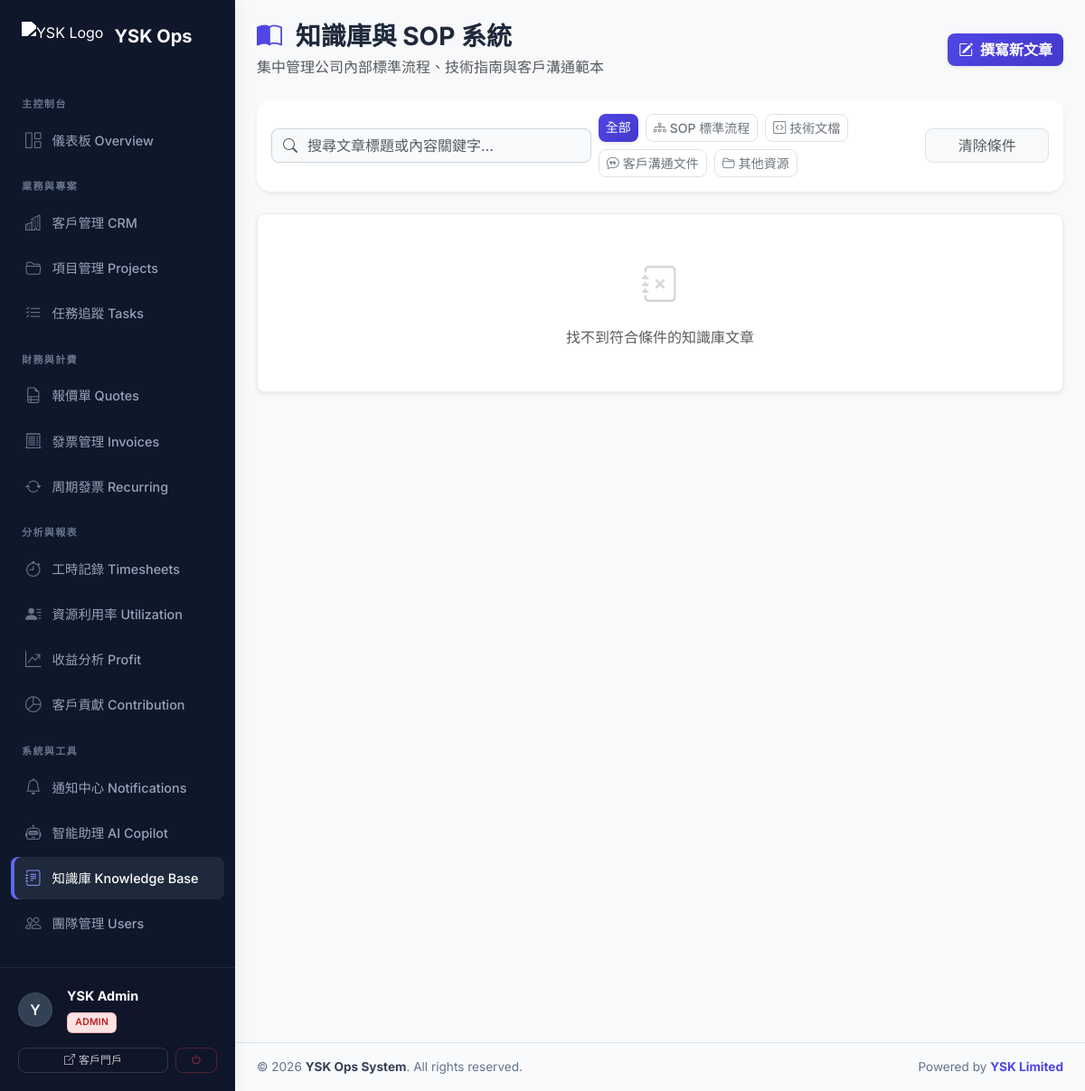
Page /knowledge_base.php (signed in) on the earlier database version.
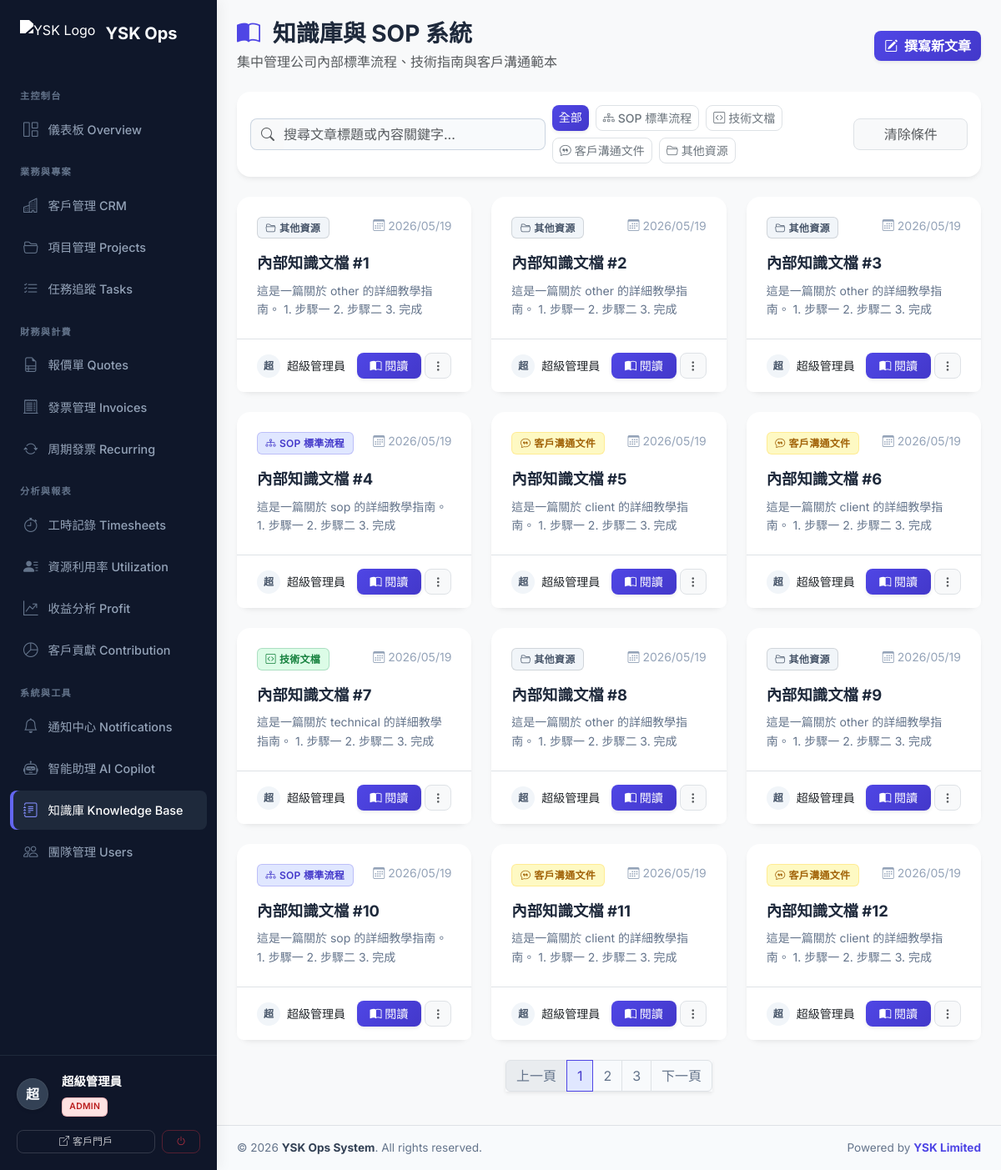
Same page on the later database version.
### tables this page shows
CREATE TABLE knowledge_base (
    id INT AUTO_INCREMENT PRIMARY KEY,
    title VARCHAR(200) NOT NULL,
    content TEXT NOT NULL,
    category ENUM('sop', 'technical', 'client', 'other') DEFAULT 'other',
    created_by INT,
    created_at TIMESTAMP DEFAULT CURRENT_TIMESTAMP,
    FOREIGN KEY (created_by) REFERENCES users(id) ON DELETE SET NULL,
    FULLTEXT KEY ft_knowledge (title, content)
);

CREATE TABLE users (
    id INT AUTO_INCREMENT PRIMARY KEY,
    username VARCHAR(50) UNIQUE NOT NULL,
    password_hash VARCHAR(255) NOT NULL,
    full_name VARCHAR(100) NOT NULL,
    email VARCHAR(100) UNIQUE NOT NULL,
    role ENUM('admin', 'pm', 'developer', 'finance', 'viewer') DEFAULT 'viewer',
    phone VARCHAR(20),
    avatar VARCHAR(255),
    is_active BOOLEAN DEFAULT TRUE,
    created_at TIMESTAMP DEFAULT CURRENT_TIMESTAMP,
    updated_at TIMESTAMP DEFAULT CURRENT_TIMESTAMP ON UPDATE CURRENT_TIMESTAMP
);

### includes/db.php (called while the page is built, shortened)
<?php
function get_db_connection() {
    static $pdo = null;
    if ($pdo === null) {
        try {
            $dsn = "mysql:host=" . DB_HOST . ";dbname=" . DB_NAME . ";charset=" . DB_CHAR;
            $pdo = new PDO($dsn, DB_USER, DB_PASS, [
                PDO::ATTR_ERRMODE => PDO::ERRMODE_EXCEPTION,
                PDO::ATTR_DEFAULT_FETCH_MODE => PDO::FETCH_ASSOC,
                PDO::ATTR_EMULATE_PREPARES => false,
            ]);
        } catch (PDOException $e) {
            die("Database connection failed: " . $e->getMessage() . "<br>Please check config.php and run database.sql first.");
        }
    }
    return $pdo;
}
function db_query($sql, $params = []) {
    $pdo = get_db_connection();
    $stmt = $pdo->prepare($sql);
    $stmt->execute($params);
    return $stmt;
}
function db_fetch_all($sql, $params = []) {
    return db_query($sql, $params)->fetchAll();
}
?>

### knowledge_base.php (the view, shortened to what the rows shown need)
<?php
require_once 'includes/db.php';
$current_user_id = $_SESSION['user_id'];
$is_management = has_role('admin') || has_role('pm');
$page = max(1, (int)($_GET['page'] ?? 1));
$per_page = 12;
$offset = ($page - 1) * $per_page;
$where_clauses = ["1=1"];
$params = [];
$where_sql = implode(" AND ", $where_clauses);
$sql = "SELECT k.*, u.full_name as author
        FROM knowledge_base k
        LEFT JOIN users u ON k.created_by = u.id
        WHERE $where_sql
        ORDER BY k.created_at DESC
        LIMIT $per_page OFFSET $offset";
$articles = db_fetch_all($sql, $params);
$categories = [
    'sop' => ['label' => 'SOP 標準流程', 'color' => 'primary', 'icon' => 'bi-diagram-3'],
    'technical' => ['label' => '技術文檔', 'color' => 'success', 'icon' => 'bi-code-square'],
    'client' => ['label' => '客戶溝通文件', 'color' => 'warning', 'icon' => 'bi-chat-quote'],
    'other' => ['label' => '其他資源', 'color' => 'secondary', 'icon' => 'bi-folder2-open']
];
?>
<?php include 'includes/header.php'; ?>
<div class="d-flex align-items-stretch" style="min-height: 100vh; width: 100%;">
    <div class="flex-grow-1 d-flex flex-column" style="background-color: #f8f9fa; min-width: 0;">
        <div class="p-3 p-md-4 flex-grow-1">
            <div class="d-flex flex-column flex-md-row justify-content-between align-items-md-center mb-4 gap-3">
                <div class="d-flex align-items-center">
                    <div>
                        <h2 class="h3 fw-bold mb-1 text-slate-800">
                            <i class="bi bi-book-half me-2 text-primary"></i> 知識庫與 SOP 系統
                        </h2>
                    </div>
                </div>
            </div>
            <div class="row g-4 mb-4">
                <?php foreach ($articles as $a):
                    $cat_info = $categories[$a['category']] ?? $categories['other'];
                    $avatar_char = mb_substr($a['author'] ?? 'U', 0, 1, 'UTF-8');
                    $can_edit = ($a['created_by'] == $current_user_id || $is_management);
                ?>
                <div class="col-md-6 col-xl-4">
                    <div class="card h-100 border-0 shadow-sm d-flex flex-column" style="transition: transform 0.2s; border-radius: 12px;">
                        <div class="card-body p-4 flex-grow-1">
                            <div class="d-flex justify-content-between align-items-start mb-3">
                                <span class="badge bg-<?= $cat_info['color'] ?> bg-opacity-10 text-<?= $cat_info['color'] ?> px-2 py-1 border border-<?= $cat_info['color'] ?> border-opacity-25">
                                    <i class="bi <?= $cat_info['icon'] ?> me-1"></i><?= $cat_info['label'] ?>
                                </span>
                                <small class="text-slate-400"><i class="bi bi-calendar3 me-1"></i><?= date('Y/m/d', strtotime($a['created_at'])) ?></small>
                            </div>
                            <h5 class="fw-bold text-slate-800 mb-2 lh-base" style="font-size: 1.15rem; display: -webkit-box; -webkit-line-clamp: 2; -webkit-box-orient: vertical; overflow: hidden;">
                                <?= htmlspecialchars($a['title'] ?? '') ?>
                            </h5>
                            <p class="text-slate-500 small mb-0" style="display: -webkit-box; -webkit-line-clamp: 3; -webkit-box-orient: vertical; overflow: hidden; line-height: 1.6;">
                                <?= htmlspecialchars($a['content'] ?? '') ?>
                            </p>
                        </div>
                        <div class="card-footer bg-white border-top px-4 py-3 d-flex justify-content-between align-items-center rounded-bottom-3">
                            <div class="d-flex align-items-center">
                                <div class="bg-secondary bg-opacity-10 text-secondary rounded-circle d-flex align-items-center justify-content-center me-2" style="width: 28px; height: 28px;">
                                    <span class="fw-bold" style="font-size: 0.75rem;"><?= htmlspecialchars($avatar_char) ?></span>
                                </div>
                                <small class="text-slate-600 fw-medium"><?= htmlspecialchars($a['author'] ?? '未知') ?></small>
                            </div>
                            <div class="d-flex gap-1">
                                <button class="btn btn-sm btn-primary px-3 shadow-sm" data-bs-toggle="modal" data-bs-target="#readArticleModal<?= $a['id'] ?>" title="閱讀全文">
                                    <i class="bi bi-book-half"></i> 閱讀
                                </button>
                                <?php if ($can_edit): ?>
                                <div class="dropdown">
                                    <button class="btn btn-sm btn-light border text-muted shadow-none h-100" type="button" data-bs-toggle="dropdown">
                                        <i class="bi bi-three-dots-vertical"></i>
                                    </button>
                                </div>
                                <?php endif; ?>
                            </div>
                        </div>
                    </div>
                </div>
                <?php endforeach; ?>
            </div>
<?php include 'includes/footer.php'; ?>

Differences in the rows shown:
added knowledge_base: category "其他資源", created_at "2026/05/19", title "內部知識文檔 #1", content "這是一篇關於 other 的詳細教學指南。 1. 步驟一 2. 步驟二 3. 完成", created_by.full_name "超", created_by.full_name "超級管理員"
added knowledge_base: category "其他資源", created_at "2026/05/19", title "內部知識文檔 #2", content "這是一篇關於 other 的詳細教學指南。 1. 步驟一 2. 步驟二 3. 完成", created_by.full_name "超", created_by.full_name "超級管理員"
added knowledge_base: category "其他資源", created_at "2026/05/19", title "內部知識文檔 #3", content "這是一篇關於 other 的詳細教學指南。 1. 步驟一 2. 步驟二 3. 完成", created_by.full_name "超", created_by.full_name "超級管理員"
added knowledge_base: category "SOP 標準流程", created_at "2026/05/19", title "內部知識文檔 #4", content "這是一篇關於 sop 的詳細教學指南。 1. 步驟一 2. 步驟二 3. 完成", created_by.full_name "超", created_by.full_name "超級管理員"
added knowledge_base: category "客戶溝通文件", created_at "2026/05/19", title "內部知識文檔 #5", content "這是一篇關於 client 的詳細教學指南。 1. 步驟一 2. 步驟二 3. 完成", created_by.full_name "超", created_by.full_name "超級管理員"
added knowledge_base: category "客戶溝通文件", created_at "2026/05/19", title "內部知識文檔 #6", content "這是一篇關於 client 的詳細教學指南。 1. 步驟一 2. 步驟二 3. 完成", created_by.full_name "超", created_by.full_name "超級管理員"
added knowledge_base: category "技術文檔", created_at "2026/05/19", title "內部知識文檔 #7", content "這是一篇關於 technical 的詳細教學指南。 1. 步驟一 2. 步驟二 3. 完成", created_by.full_name "超", created_by.full_name "超級管理員"
added knowledge_base: category "其他資源", created_at "2026/05/19", title "內部知識文檔 #8", content "這是一篇關於 other 的詳細教學指南。 1. 步驟一 2. 步驟二 3. 完成", created_by.full_name "超", created_by.full_name "超級管理員"
added knowledge_base: category "其他資源", created_at "2026/05/19", title "內部知識文檔 #9", content "這是一篇關於 other 的詳細教學指南。 1. 步驟一 2. 步驟二 3. 完成", created_by.full_name "超", created_by.full_name "超級管理員"
added knowledge_base: category "SOP 標準流程", created_at "2026/05/19", title "內部知識文檔 #10", content "這是一篇關於 sop 的詳細教學指南。 1. 步驟一 2. 步驟二 3. 完成", created_by.full_name "超", created_by.full_name "超級管理員"
added knowledge_base: category "客戶溝通文件", created_at "2026/05/19", title "內部知識文檔 #11", content "這是一篇關於 client 的詳細教學指南。 1. 步驟一 2. 步驟二 3. 完成", created_by.full_name "超", created_by.full_name "超級管理員"
added knowledge_base: category "客戶溝通文件", created_at "2026/05/19", title "內部知識文檔 #12", content "這是一篇關於 client 的詳細教學指南。 1. 步驟一 2. 步驟二 3. 完成", created_by.full_name "超", created_by.full_name "超級管理員"
Other differences:
$avatar_char: "Y" → "超"
$user_name: "YSK Admin" → "超級管理員"
text no longer shown: "找不到符合條件的知識庫文章"
text now shown: "上一頁 下一頁"
new list line: "1"
new list line: "2"
new list line: "3"
